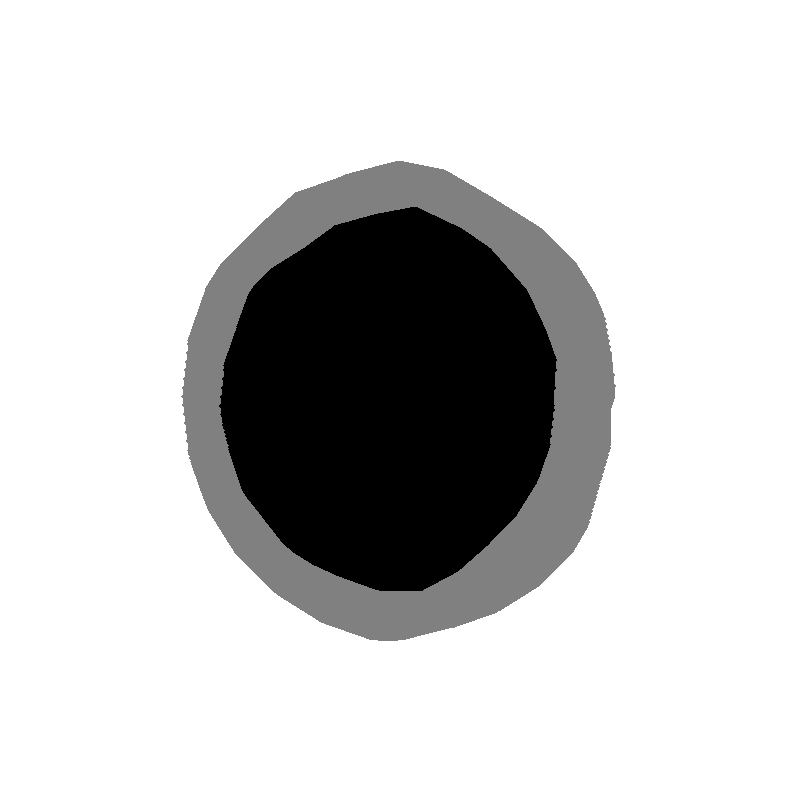
#> input picture test/gdrishtiGS_001.png, 800 x 800 px
$ python process.py
#> lines starting #> are read from the running program, lines starting #| are printed output that depends on the picture; after the words box and inside, x2 and y2 are one past the last pixel; in counts of white or black regions, pixels touching at a corner belong together
import numpy as np
from scipy import ndimage
from PIL import Image
import matplotlib.pyplot as plt
import cv2

def _get_coutour_sample(y_true):
    disc_mask = np.expand_dims(y_true[..., 0], axis=2)
    disc_erosion = ndimage.binary_erosion(disc_mask[..., 0], iterations=1).astype(disc_mask.dtype)
    disc_dilation = ndimage.binary_dilation(disc_mask[..., 0], iterations=5).astype(disc_mask.dtype)
    disc_contour = np.expand_dims(disc_mask[..., 0] - disc_erosion, axis = 2)
    disc_bg = np.expand_dims(disc_dilation - disc_mask[..., 0], axis = 2)

    cup_mask = np.expand_dims(y_true[..., 1], axis=2)
    cup_erosion = ndimage.binary_erosion(cup_mask[..., 0], iterations=1).astype(cup_mask.dtype)
    cup_dilation = ndimage.binary_dilation(cup_mask[..., 0], iterations=5).astype(cup_mask.dtype)
    cup_contour = np.expand_dims(cup_mask[..., 0] - cup_erosion, axis = 2)
    cup_bg = np.expand_dims(cup_dilation - cup_mask[..., 0], axis = 2)

    return [disc_contour, disc_bg, cup_contour, cup_bg]

file_path = "./gdrishtiGS_001.png"

img = cv2.imread(file_path)
#> img is the input picture: shape (800, 800, 3); min 0, max 255, mean 203.7
print(type(img), img.dtype)
#| <class 'numpy.ndarray'> uint8
# img = img.resize( (384, 384), Image.BICUBIC)
img = np.asarray(img, np.float32)
print(img.ndim)
#| 3
img = np.mean(img, axis=2, keepdims=True)
#> img: shape (800, 800, 1) float32
print(np.unique(img))
#| [  0. 128. 255.]
disc = img.copy()
disc[img == 255.] = 0
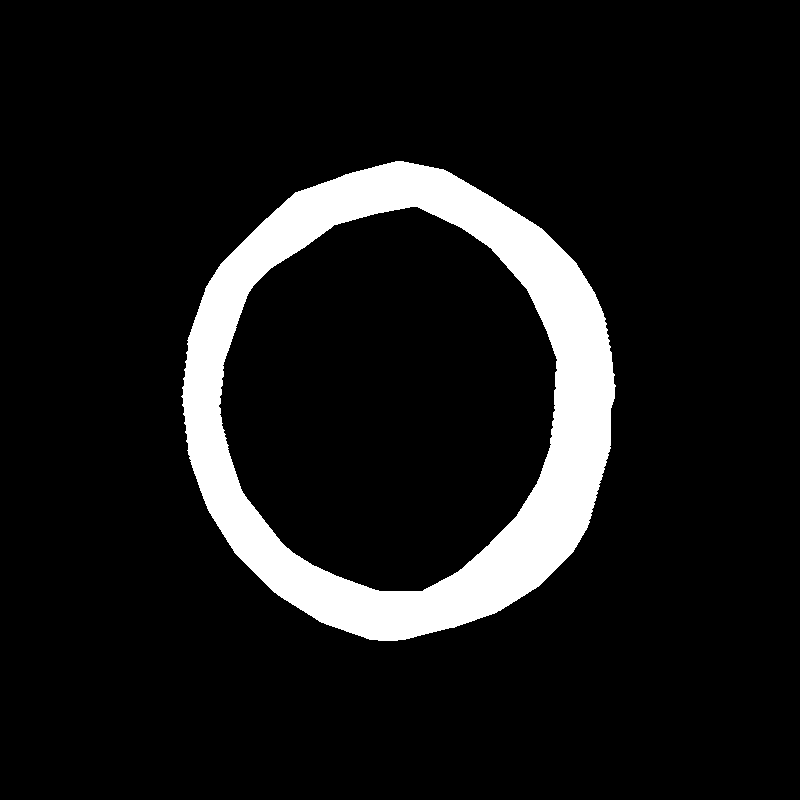
#> disc: shape (800, 800, 1) float32; values 0 (black) and 128 (white), 9.7% white; 1 white region, box (x1, y1, x2, y2) and area: (181, 161, 616, 641) 62009

disc[img == 0] = 0
disc[disc != 0.] = 1
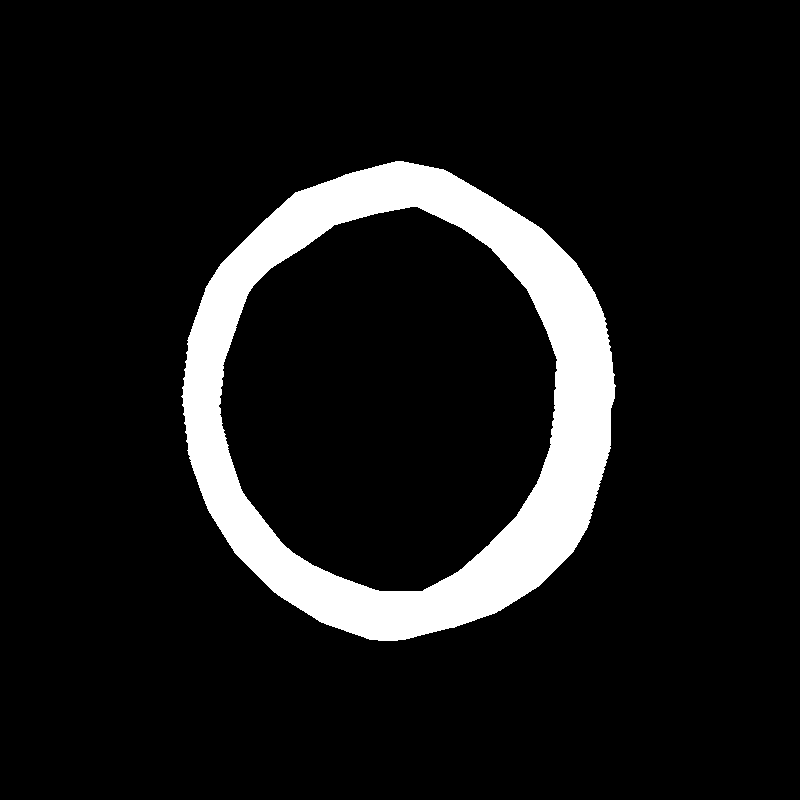
#> disc: shape (800, 800, 1) float32; values 0 (black) and 1 (white), 9.7% white; 1 white region, box (x1, y1, x2, y2) and area: (181, 161, 616, 641) 62009
cup = img.copy()
cup[img != 0] = 0
#> cup: shape (800, 800, 1) float32; every value is 0
cup[img == 0] = 1
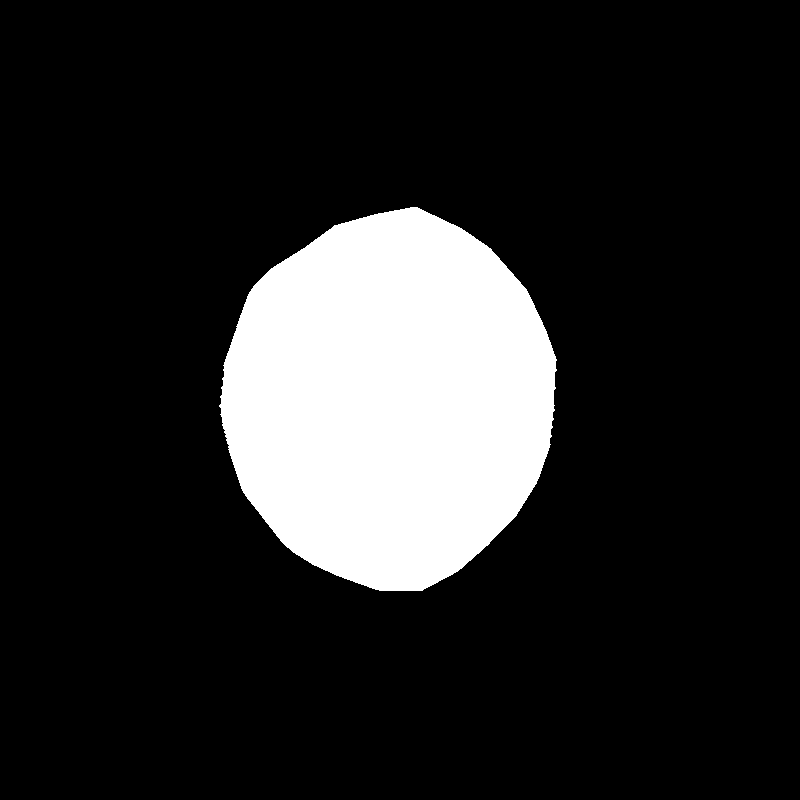
#> cup: shape (800, 800, 1) float32; values 0 (black) and 1 (white), 15.3% white; 1 white region, box (x1, y1, x2, y2) and area: (219, 207, 557, 591) 97927
data = np.concatenate( (disc, cup), axis=2)
print(data.shape)
#| (800, 800, 2)
s = cv2.resize(data, (384, 384))
print(s.shape)
#| (384, 384, 2)

disc_contour, disc_bg, cup_contour, cup_bg = _get_coutour_sample(data)
#> in _get_coutour_sample, `disc_erosion = ndimage.binary_erosion(disc_mask[..., 0], iterations=1)..`:
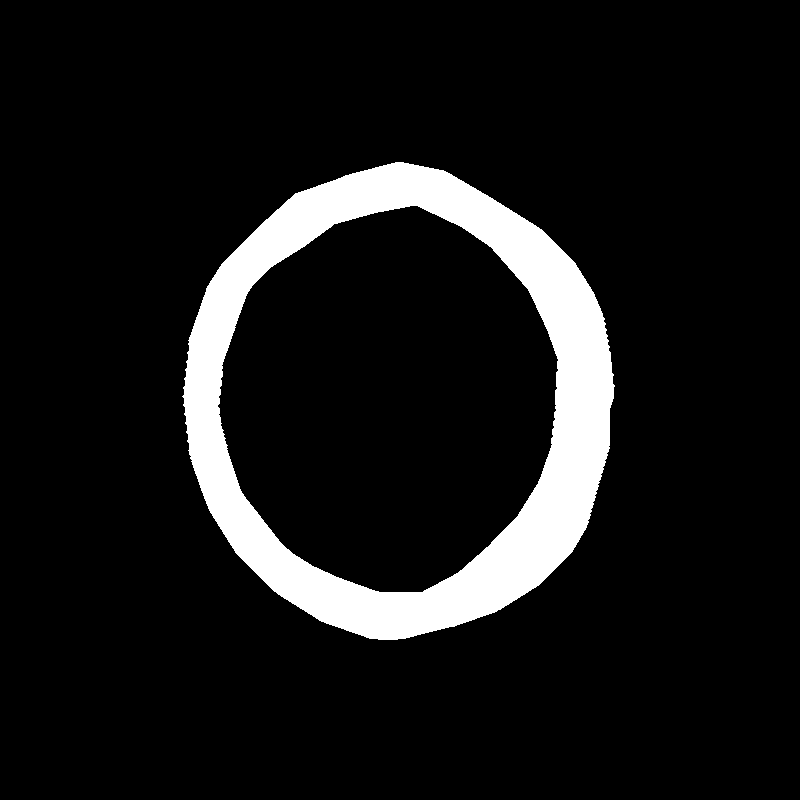
#> disc_erosion: shape (800, 800) float32; values 0 (black) and 1 (white), 9.3% white; 1 white region, box (x1, y1, x2, y2) and area: (182, 162, 615, 640) 59739
#> in _get_coutour_sample, `disc_dilation = ndimage.binary_dilation(disc_mask[..., 0], iterations=..`:
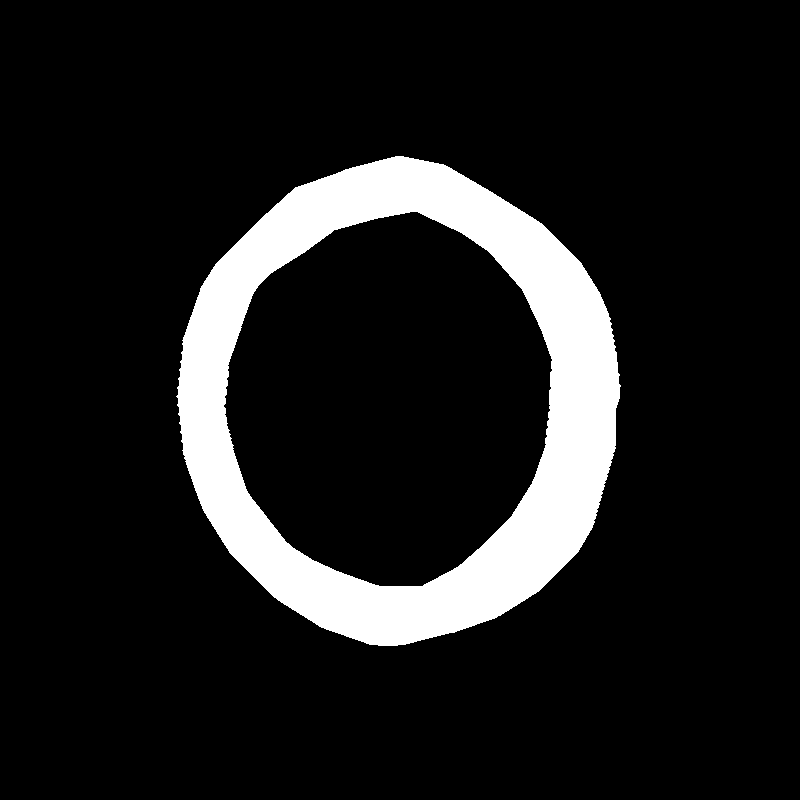
#> disc_dilation: shape (800, 800) float32; values 0 (black) and 1 (white), 11.5% white; 1 white region, box (x1, y1, x2, y2) and area: (176, 156, 621, 646) 73354
#> in _get_coutour_sample, `disc_contour = np.expand_dims(disc_mask[..., 0] - disc_erosion, axis =..`: disc_contour: shape (800, 800, 1) float32; values 0 (black) and 1 (white), 0.35% white in thin lines or dots, all inside (x1, y1, x2, y2) = (181, 161, 616, 641)
#> in _get_coutour_sample, `disc_bg = np.expand_dims(disc_dilation - disc_mask[..., 0], axis = 2)`:
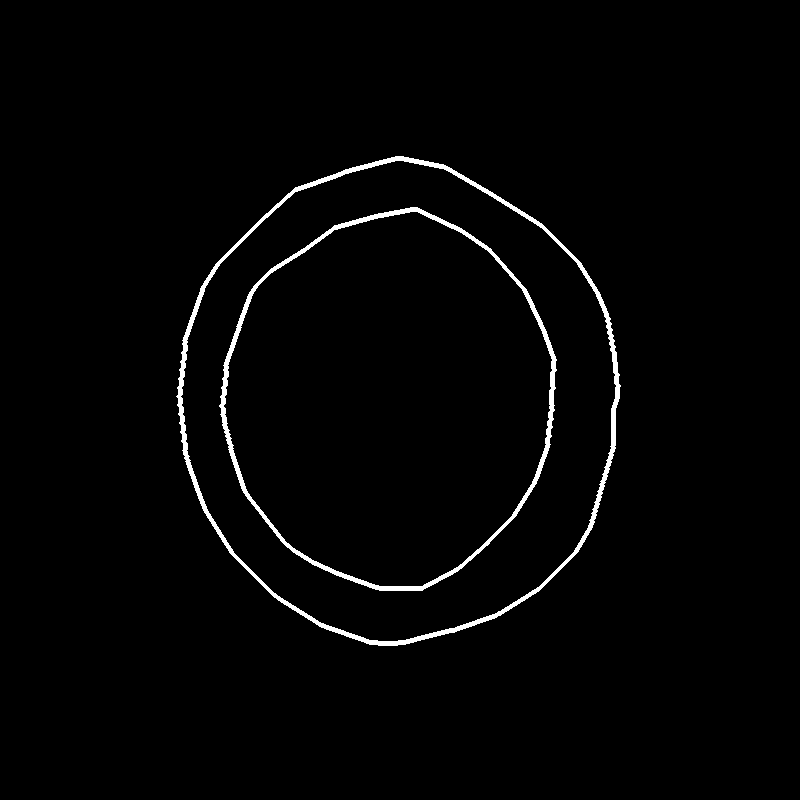
#> disc_bg: shape (800, 800, 1) float32; values 0 (black) and 1 (white), 1.8% white; 2 white regions, box (x1, y1, x2, y2) and area: (176, 156, 621, 646) 6415, (219, 207, 557, 591) 4930
#> in _get_coutour_sample, `cup_erosion = ndimage.binary_erosion(cup_mask[..., 0], iterations=1).a..`: cup_erosion: shape (800, 800) float32; values 0 (black) and 1 (white), 15.1% white; 1 white region, box (x1, y1, x2, y2) and area: (220, 208, 556, 590) 96932
#> in _get_coutour_sample, `cup_dilation = ndimage.binary_dilation(cup_mask[..., 0], iterations=5)..`: cup_dilation: shape (800, 800) float32; values 0 (black) and 1 (white), 16.1% white; 1 white region, box (x1, y1, x2, y2) and area: (214, 202, 562, 596) 102962
#> in _get_coutour_sample, `cup_contour = np.expand_dims(cup_mask[..., 0] - cup_erosion, axis = 2)`: cup_contour: shape (800, 800, 1) float32; values 0 (black) and 1 (white), 0.16% white in thin lines or dots, all inside (x1, y1, x2, y2) = (219, 207, 557, 591)
#> in _get_coutour_sample, `cup_bg = np.expand_dims(cup_dilation - cup_mask[..., 0], axis = 2)`:
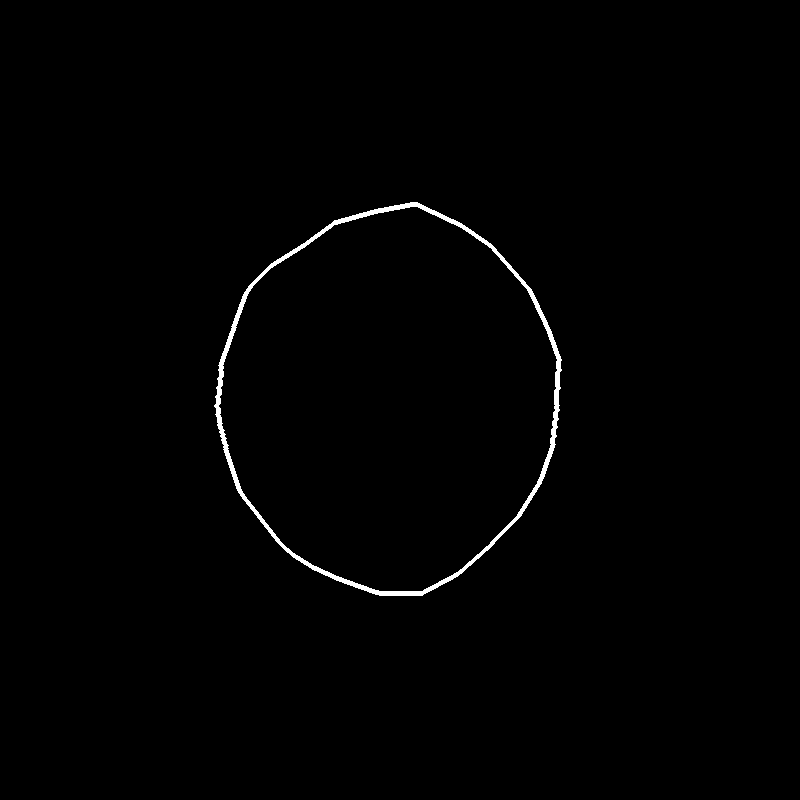
#> cup_bg: shape (800, 800, 1) float32; values 0 (black) and 1 (white), 0.79% white; 1 white region, box (x1, y1, x2, y2) and area: (214, 202, 562, 596) 5035

plt.figure()
plt.subplot(131)
#> (the run stopped early here; a loop or call above may not have finished)
